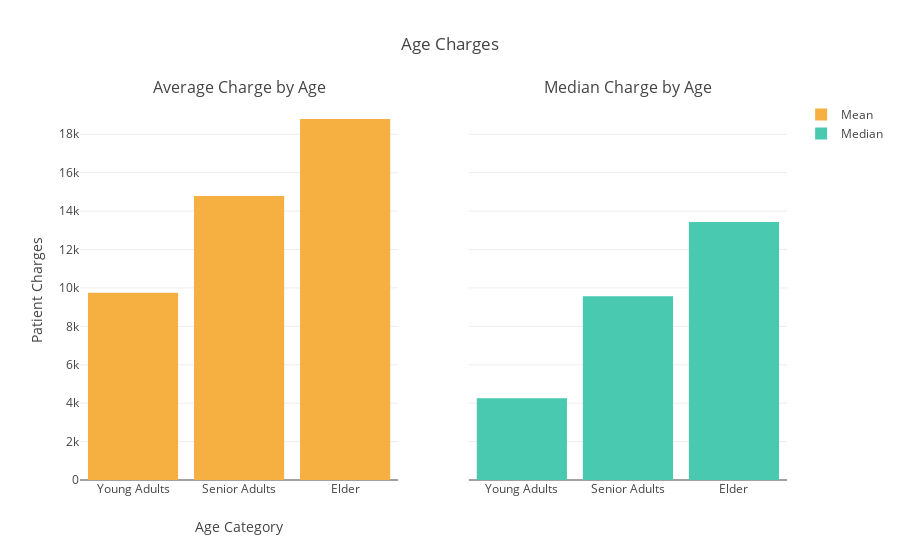

The notebook cell this image was saved under:
### Markdown cell above
### Who got charged more on Average by Age?
<a id="charged_age"></a>
<ul> 
    <li><b>Patient Charge Mean: </b> For <b>young adults </b> it is 7,944, for <b> Senior Adults </b> it is 14,785  and for the <b>elder</b> it is 18,795. </li>
     <li><b>Patient Charge Median: </b> For <b>young adults </b> it is 4,252, for <b> Senior Adults </b> it is 9,565  and for the <b>elder</b> it is 13,429. </li>
    <li> <b> Mean and the Median:</b> Sometimes we must be careful when using the mean since it is prone to be affected by outliers.</li>
    </ul>

### Code cell
# Mean could be affected easily by outliers or extreme cases.
# Means
avg_ya_charge = df["charges"].loc[df["age_cat"] == "Young Adult"].mean()
avg_sa_charge = df["charges"].loc[df["age_cat"] == "Senior Adult"].mean()
avg_e_charge = df["charges"].loc[df["age_cat"] == "Elder"].mean()

# Median
med_ya_charge = df["charges"].loc[df["age_cat"] == "Young Adult"].median()
med_sa_charge = df["charges"].loc[df["age_cat"] == "Senior Adult"].median()
med_e_charge = df["charges"].loc[df["age_cat"] == "Elder"].median()

average_plot = go.Bar(
    x=['Young Adults', 'Senior Adults', 'Elder'],
    y=[avg_ya_charge, avg_sa_charge, avg_e_charge],
    name='Mean',
    marker=dict(
        color="#F5B041"
    )
)
med_plot = go.Bar(
    x=['Young Adults', 'Senior Adults', 'Elder'],
    y=[med_ya_charge, med_sa_charge, med_e_charge],
    name='Median',
    marker=dict(
        color="#48C9B0"
    )
)


fig = tools.make_subplots(rows=1, cols=2, specs=[[{}, {}]],
                          subplot_titles=('Average Charge by Age','Median Charge by Age'),
                         shared_yaxes=True, print_grid=False)


fig.append_trace(average_plot, 1, 1)
fig.append_trace(med_plot, 1, 2)


fig['layout'].update(showlegend=True, title='Age Charges', xaxis=dict(title="Age Category"), yaxis=dict(title="Patient Charges"), bargap=0.15)
iplot(fig, filename='custom-sized-subplot-with-subplot-titles')

### Figure 1 — Plotly figure (JSON) as saved in the notebook; plotly's stock layout.template omitted (floating-point values rounded to 4 significant figures)
{"data": [{"marker": {"color": "#F5B041"}, "name": "Mean", "type": "bar", "uid": "7323c99c-96a2-4c0d-8c1f-bc09b33cf12d", "x": ["Young Adults", "Senior Adults", "Elder"], "xaxis": "x", "y": [9744.0, 14790.0, 18800.0], "yaxis": "y"}, {"marker": {"color": "#48C9B0"}, "name": "Median", "type": "bar", "uid": "f08bcb5b-9c8b-4ff6-b604-c374ad33615b", "x": ["Young Adults", "Senior Adults", "Elder"], "xaxis": "x2", "y": [4252.0, 9565.0, 13430.0], "yaxis": "y"}], "layout": {"annotations": [{"font": {"size": 16}, "showarrow": false, "text": "Average Charge by Age", "x": 0.225, "xanchor": "center", "xref": "paper", "y": 1, "yanchor": "bottom", "yref": "paper"}, {"font": {"size": 16}, "showarrow": false, "text": "Median Charge by Age", "x": 0.775, "xanchor": "center", "xref": "paper", "y": 1, "yanchor": "bottom", "yref": "paper"}], "bargap": 0.15, "showlegend": true, "title": {"text": "Age Charges"}, "xaxis": {"anchor": "y", "domain": [0, 0.45], "title": {"text": "Age Category"}}, "xaxis2": {"anchor": "free", "domain": [0.55, 1], "position": 0}, "yaxis": {"anchor": "x", "domain": [0, 1], "title": {"text": "Patient Charges"}}}}
